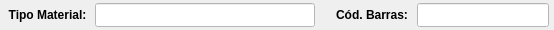
              <widget class="QWidget" name="widget_44" native="true">
               <property name="minimumSize">
                <size>
                 <width>0</width>
                 <height>30</height>
                </size>
               </property>
               <property name="maximumSize">
                <size>
                 <width>16777215</width>
                 <height>30</height>
                </size>
               </property>
               <property name="styleSheet">
                <string notr="true"/>
               </property>
               <layout class="QHBoxLayout" name="horizontalLayout_36">
                <property name="spacing">
                 <number>5</number>
                </property>
                <property name="leftMargin">
                 <number>5</number>
                </property>
                <property name="topMargin">
                 <number>3</number>
                </property>
                <property name="rightMargin">
                 <number>5</number>
                </property>
                <property name="bottomMargin">
                 <number>3</number>
                </property>
                <item>
                 <widget class="QLabel" name="label_78">
                  <property name="minimumSize">
                   <size>
                    <width>85</width>
                    <height>0</height>
                   </size>
                  </property>
                  <property name="maximumSize">
                   <size>
                    <width>85</width>
                    <height>16777215</height>
                   </size>
                  </property>
                  <property name="font">
                   <font>
                    <pointsize>9</pointsize>
                    <weight>75</weight>
                    <bold>true</bold>
                   </font>
                  </property>
                  <property name="text">
                   <string>Tipo Material:</string>
                  </property>
                  <property name="alignment">
                   <set>Qt::AlignCenter</set>
                  </property>
                 </widget>
                </item>
                <item>
                 <widget class="QLineEdit" name="line_Tipo">
                  <property name="sizePolicy">
                   <sizepolicy hsizetype="Preferred" vsizetype="Preferred">
                    <horstretch>0</horstretch>
                    <verstretch>0</verstretch>
                   </sizepolicy>
                  </property>
                  <property name="minimumSize">
                   <size>
                    <width>220</width>
                    <height>0</height>
                   </size>
                  </property>
                  <property name="maximumSize">
                   <size>
                    <width>220</width>
                    <height>16777215</height>
                   </size>
                  </property>
                  <property name="font">
                   <font>
                    <pointsize>9</pointsize>
                   </font>
                  </property>
                  <property name="styleSheet">
                   <string notr="true">background-color: rgb(255, 255, 255);</string>
                  </property>
                  <property name="text">
                   <string/>
                  </property>
                  <property name="maxLength">
                   <number>20</number>
                  </property>
                  <property name="alignment">
                   <set>Qt::AlignCenter</set>
                  </property>
                 </widget>
                </item>
                <item>
                 <widget class="QLabel" name="label_4">
                  <property name="text">
                   <string/>
                  </property>
                 </widget>
                </item>
                <item>
                 <widget class="QLabel" name="label_77">
                  <property name="minimumSize">
                   <size>
                    <width>80</width>
                    <height>0</height>
                   </size>
                  </property>
                  <property name="maximumSize">
                   <size>
                    <width>80</width>
                    <height>16777215</height>
                   </size>
                  </property>
                  <property name="font">
                   <font>
                    <pointsize>9</pointsize>
                    <weight>75</weight>
                    <bold>true</bold>
                   </font>
                  </property>
                  <property name="text">
                   <string>Cód. Barras:</string>
                  </property>
                  <property name="alignment">
                   <set>Qt::AlignCenter</set>
                  </property>
                 </widget>
                </item>
                <item>
                 <widget class="QLineEdit" name="line_Barras">
                  <property name="sizePolicy">
                   <sizepolicy hsizetype="Preferred" vsizetype="Preferred">
                    <horstretch>0</horstretch>
                    <verstretch>0</verstretch>
                   </sizepolicy>
                  </property>
                  <property name="minimumSize">
                   <size>
                    <width>132</width>
                    <height>0</height>
                   </size>
                  </property>
                  <property name="maximumSize">
                   <size>
                    <width>132</width>
                    <height>16777215</height>
                   </size>
                  </property>
                  <property name="font">
                   <font>
                    <pointsize>9</pointsize>
                   </font>
                  </property>
                  <property name="styleSheet">
                   <string notr="true">background-color: rgb(255, 255, 255);</string>
                  </property>
                  <property name="text">
                   <string/>
                  </property>
                  <property name="maxLength">
                   <number>32767</number>
                  </property>
                  <property name="alignment">
                   <set>Qt::AlignCenter</set>
                  </property>
                 </widget>
                </item>
               </layout>
              </widget>
